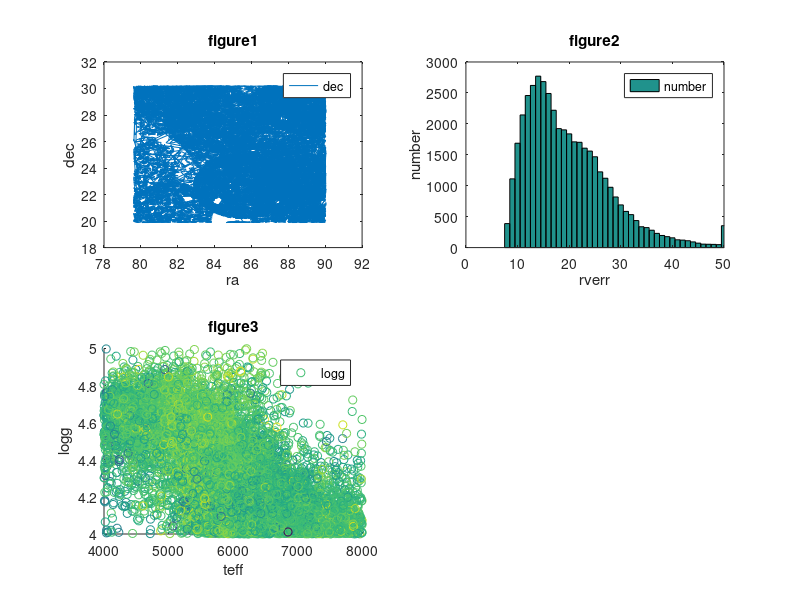

Here is the MATLAB script that generated this plot:
clear;clc;close all
data = importdata('lamost.csv');
ra = data.data(:,1);
dec = data.data(:,2);
teff = data.data(:,3);
logg = data.data(:,5);
feh = data.data(:,7);
rverr = data.data(:,10);

slogg=[];
steff=[];
sfeh=[];
for i=1:length(logg)
 if logg(i)>4.0 && teff(i)>4000 && teff(i)<8000
       slogg=[slogg,logg(i)];
       steff=[steff,teff(i)];
       sfeh=[sfeh,feh(i)];
 else
     slogg=slogg;
     steff=steff;
     sfeh=sfeh;
 end
end

figure
subplot(2,2,1)
plot(ra,dec)
title('figure1')
xlabel('ra')
ylabel('dec')
legend('dec')
subplot(2,2,2)
hist(rverr,0:1:50)
set(gca,'XLim',[0,50])
title('figure2')
xlabel('rverr')
ylabel('number')
legend('number')
subplot(2,2,3)
scatter(steff,slogg,[],sfeh)
title('figure3')
xlabel('teff')
ylabel('logg')
legend('logg')
    


